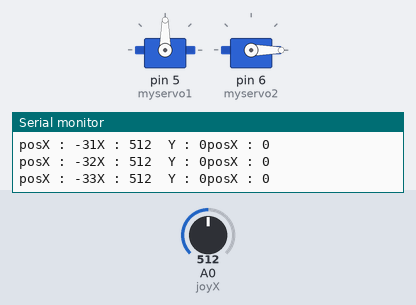
This sketch was run on a simulated Arduino Uno, built with avr-gcc and run on an emulated ATmega328P. Shown: 2 × servo, the last lines printed to the serial monitor. Inputs (shaded band) come from the test bench; at power-on: A0 (joyX) = 512.

Above: at 1.2 s.
1.3 s: A0 (joyX) set to 716
At 2.21 s:
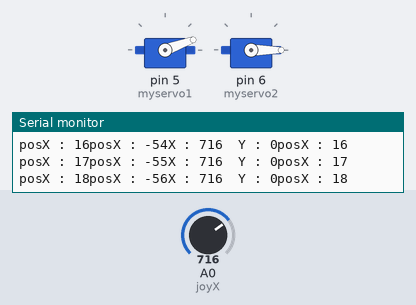
4.3 s: A0 (joyX) set to 0
At 4.45 s:
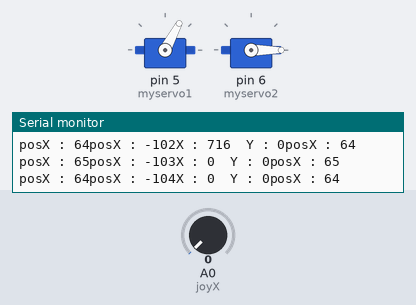
7.3 s: A0 (joyX) set to 498
10.3 s: A0 (joyX) set to 522
13.3 s: A0 (joyX) set to 511
At 14.4 s:
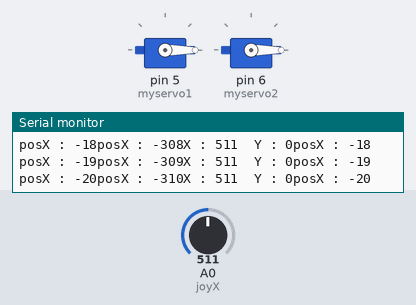
Timing chart, 0 to 15.8 s (numbered marks = the images above; inputs shaded):
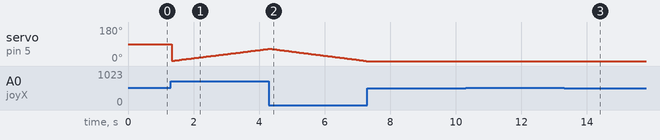

Measured:
- after the input at 13.3 s, servo on pin 5 (myservo1): stays 0° (without the input it goes to 1° after 0.06 s)

The sketch:

servojoy.ino
```cpp
// Servo
#include <Servo.h>

Servo myservo1 , myservo2;
int posX=0;
int posY=0;
int speed = 19;


// Joystick
int joyX=A0;
int joyY=A1;
int xvalue;
int yvalue;

int xneu;
int yneu;


void setup() {
  // put your setup code here, to run once:
  // attach servo to pin ~9
  myservo1.attach(5);
  myservo2.attach(6);
  Serial.begin(9600);
  xneu = analogRead(xvalue);
  yneu = analogRead(yvalue);
  //myservo.write(pos);
}

void loop() {
  // put your main code here, to run repeatedly:
  xvalue = analogRead(joyX);
  //yvalue = analogRead(joyY);

  Serial.print("X : ");
  Serial.print(xvalue);
  Serial.print("  Y : ");
  Serial.print(yvalue);
  //Serial.print(" X neu : ");
  //Serial.print(xneu);
  //Serial.print(" Y neu : ");
  //Serial.print(yneu);
  Serial.print("posX : ");
  Serial.print(posX);
  Serial.println("\t");

  if (xvalue>xneu) {
    posX=posX+1;
    myservo1.write(posX);
    Serial.print("posX : ");
    Serial.print(posX);
    delay(10);
  }
  if (xvalue<xneu) {
    posX=posX-1;
    myservo1.write(posX);
    Serial.print("posX : ");
    Serial.print(posX);
    delay(10);
  }
  if (yvalue>yneu) {
    posY=posY+1;
    myservo2.write(posY);
    Serial.print("posY : ");
    Serial.print(posY);
    delay(10);
  }
  if (yvalue<yneu) {
    posY=posY-1;
    myservo2.write(posY);
    Serial.print("posX : ");
    Serial.print(posY);
    delay(10);
  }
}
```
